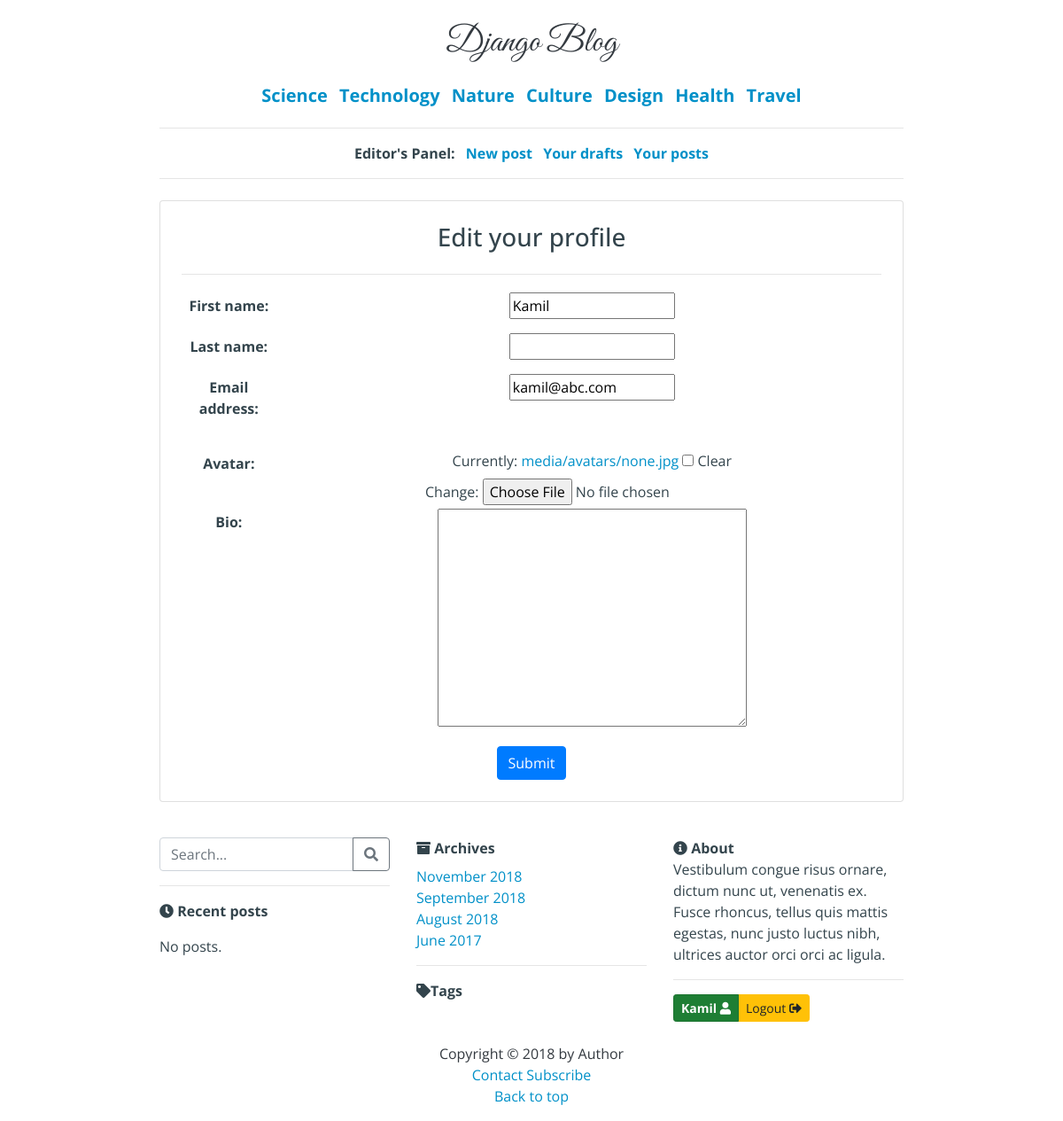
/accounts/profile/ (signed in), run on the app's committed database.
### blog/models.py (models this page shows, shortened)
class Category(models.Model):
    name = models.CharField(max_length=100, unique=True)
    class Meta:
        verbose_name_plural = 'Categories'

class Profile(models.Model):
    user = models.OneToOneField(User, on_delete=models.CASCADE,
        default=None, null=True, related_name='profile')
    avatar = models.ImageField(
        upload_to='media/avatars',
        default='media/avatars/none.jpg',
        blank=True, )
    bio = models.TextField(max_length=500, default='', blank=True)

### blog/views.py (the view, shortened to what this page needs)
# urls.py: path('accounts/profile/', UpdateProfile.as_view(), name='profile'),
class UpdateProfile(LoginRequiredMixin, View):
    def get(self, request, *args, **kwargs):
        user_form = UserForm(instance=request.user)
        profile_form = ProfileForm(instance=request.user.profile)
        return render(request, 'profiles/profile.html', {
            'user_form': user_form,
            'profile_form': profile_form,
            'categories': Category.objects.all(),
            'dates': Post.objects.filter(
            status='PUBLISHED').datetimes(field_name='published_date',
                                          kind='month',
                                          order='DESC')
            })

### blog/forms.py
class UserForm(ModelForm):
    class Meta:
        model = User
        fields = ('first_name', 'last_name', 'email', )

class ProfileForm(ModelForm):
    class Meta:
        model = Profile
        fields = ('avatar', 'bio', )

### blog/templatetags/blog_filters.py (called while the page is built)
@register.filter
def month_name(month_number):
    return calendar.month_name[month_number]

### blog/templates/profiles/profile.html (shortened to what this page needs)
{% extends 'base.html' %}
{% block content %}
<div class="card p-4 text-center" style="margin: auto;">
	<h3>Edit your profile</h3>
	<hr>
	<form method="post">
		<div class="form-group row">
		{% for field in user_form %}
			<label class="col-sm-2 col-form-label"><b>{{ field.label_tag }}</b></label>
			<div class="col-sm-10 pt-1">
				{{ field }}
			</div>
		{% endfor %}
		</div>
		<div class="form-group row">
		{% for field in profile_form %}
			<label class="col-sm-2 col-form-label"><b>{{ field.label_tag }}</b></label>
			<div class="col-sm-10 pt-1">
				{{ field }}
			</div>
		{% endfor %}
		</div>
		<button class="btn btn-primary" type="submit">Submit</button>
	</form>
</div>
{% endblock %}

### blog/templates/base.html (shortened to what this page needs)
{% load static %}
{% load taggit_templatetags2_tags %}
{% load blog_filters %}
<!DOCTYPE html>
<html lang="en">
<head>
    <link rel="stylesheet" href="{% static 'css/bootstrap.min.css' %}">
    <link rel="stylesheet" href="{% static 'css/all.css' %}">
    <link rel="stylesheet" href="{% static 'css/blog.css' %}">
</head>
<body>
    <div class="container w-75">
        <header class="container mt-4 text-center">
            <a class="h1 text-dark blog-title" href="/">Django Blog</a>
        </header>
        {% if categories %}
        <div class="container my-4">
            <ul class="list-unstyled list-inline text-center h5 font-weight-bold">
            {% for category in categories %}
                <li class="list-inline-item">
                    <a href="{% url 'blog:category' name=category.name %}">{{ category.name }}</a>
                </li>
            {% endfor %}
            </ul>
        </div>
        {% endif %}
        {% if user.is_authenticated and perms.blog.add_post %}
        <div class="container my-4">
            <hr>
            <ul class="list-unstyled list-inline text-center font-weight-bold">
                <li class="list-inline-item">Editor's Panel:</li>
                <li class="list-inline-item"><a href="{% url 'blog:add_post' %}">New post</a></li>
                <li class="list-inline-item"><a href="{% url 'blog:list_drafts' %}">Your drafts</a></li>
                <li class="list-inline-item"><a href="{% url 'blog:author' author=user.first_name %}">Your posts</a></li>
            </ul>
            <hr>
        </div>
        {% endif %}
        <main class="container">
            {% block content %} {% endblock %}
        </main>
        <footer class="py-3">
            <div class="container">
                <div class="row py-4">
                    <div class="col-md-4">
                        <form method="GET" action="{% url 'blog:search' %}">
                            <div class="input-group">
                                <input type="text" class="form-control" placeholder="Search..." name="q">
                                <div class="input-group-append">
                                    <button class="btn btn-outline-secondary" type="button"><i class="fas fa-search"></i></button>
                                </div>
                            </div>
                        </form>
                        <hr>
                        <p>
                            <i class="fas fa-clock"></i>&nbsp;<b>Recent posts</b>
                            <ul class="list-unstyled mt-2">
                                {% for post in recent_posts %}
                                    <li>
                                        &raquo;&nbsp;<a href="{% url 'blog:details_post' slug=post.slug %}">{{ post }}</a>
                                    </li>
                                {% empty %}
                                    <p>No posts.</p>
                                {% endfor %}
                            </ul>
                        </p>
                    </div>
                    <div class="col-md-4">
                        <i class="fas fa-archive"></i>&nbsp;<b>Archives</b>
                        <ul class="list-unstyled mt-2">
                            {% for date in dates %}
                                <li>
                                    <a href="{% url 'blog:ym_archive' year=date.year month=date.month %}">{{ date.month|month_name }} {{ date.year }}</a>
                                </li>
                            {% endfor %}
                        </ul>
                        <hr>
                        <i class="fas fa-tag"></i><b>Tags</b>
                            {% get_tagcloud as tags %}
                    </div>
                    <div class="col-md-4">
                        <i class="fas fa-info-circle"></i>&nbsp;<b>About</b>
                        <p>
                            Vestibulum congue risus ornare, dictum nunc ut, venenatis ex. Fusce rhoncus, tellus quis mattis egestas, nunc justo luctus nibh, ultrices auctor orci orci ac ligula.
                        </p>
                        <hr>
                        {% if user.is_authenticated %}
                            <div class="btn-group btn-group-sm" role="group">
                                <a href="{% url 'profile' %}" type="button" class="btn btn-success active"><b>{{ user.first_name }}</b> <i class="fas fa-user"></i></button>
                                <a href="{% url 'logout' %}?next={{ request.path | urlencode }}" class="btn btn-warning">Logout <i class="fas fa-sign-out-alt"></i></a>
                            </div>
                        {% else %}
                            <div class="btn-group btn-group-sm" role="group">
                                <a href="{% url 'login' %}?next={{ request.path | urlencode }}" class="btn btn-secondary">Sign In <i class="fas fa-sign-in-alt"></i></a>
                                <a href="{% url 'signup' %}" class="btn btn-outline-secondary">Sign Up <i class="fas fa-user-plus"></i></a>
                            </div>
                        {% endif %}
                    </div>
                </div>
                <p class="m-0 text-center text-dark">
                    Copyright &copy; {% now "Y" %} by Author<br>
                    <a href="{% url 'contact' %}">Contact</a>&nbsp;<a href="{% url 'feed' %}">Subscribe</a><br>
                    <a href="#">Back to top</a>
                </p>
            </div>
        </footer>
    </div>
</body>
</html>

### blog/static/css/all.css (style rules this page uses)
.fa, .fas, .far, .fal, .fab { -moz-osx-font-smoothing: grayscale; -webkit-font-smoothing: antialiased; display: inline-block; font-style: normal; font-variant: normal; text-rendering: auto; line-height: 1; }
.fa-archive:before { content: "\f187"; }
.fa-clock:before { content: "\f017"; }
.fa-info-circle:before { content: "\f05a"; }
.fa-search:before { content: "\f002"; }
.fa-sign-out-alt:before { content: "\f2f5"; }
.fa-tag:before { content: "\f02b"; }
.fa-user:before { content: "\f007"; }
.fa, .fas { font-family: 'Font Awesome 5 Free'; font-weight: 900; }

### blog/static/css/blog.css (style rules this page uses)
body { background-color: #fff; color: #33444C; font-family: "Open Sans", sans-serif; }
a { color: #0090C8; text-decoration: none; }
.blog-title { font-family: 'Great Vibes', cursive; }

### data on the page
Category: name "Science"
Category: name "Technology"
Category: name "Nature"
Category: name "Culture"
Category: name "Design"
Category: name "Health"
Category: name "Travel"

### other printed values
{{ field.label_tag }} "First name:" "Last name:" "Email address:"
{{ field.label_tag }} "Avatar:" "Bio:"
{{ date.month|month_name }} "November" "September" "August" "June"
{{ date.year }} "2018" "2018" "2018" "2017"
{{ user.first_name }} "Kamil"
